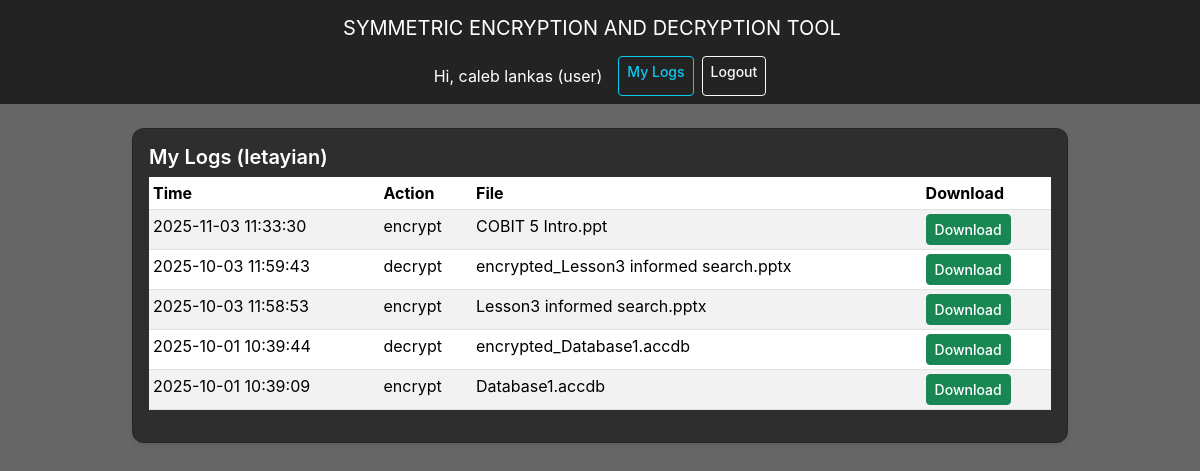
Screenshot of /mylogs (signed in) with the database file from the repository.
### tables this page shows
CREATE TABLE logs (
            id INTEGER PRIMARY KEY AUTOINCREMENT,
            action TEXT,
            filename TEXT,
            user TEXT,
            file_path TEXT,
            timestamp DATETIME DEFAULT CURRENT_TIMESTAMP
        );

### app.py (the view)
@app.route("/mylogs")
def mylogs():
    if "username" not in session:
        return redirect(url_for("login"))
    logs = get_user_logs(session.get("username"))
    return render_template("mylogs.html", logs=logs, user=session.get("username"), role=session.get("role", "user"))

### database.py (called while the page is built)
def _conn():
    return sqlite3.connect(DB_NAME)

def get_user_logs(username):
    conn = _conn()
    c = conn.cursor()
    c.execute("SELECT * FROM logs WHERE user = ? ORDER BY timestamp DESC", (username,))
    rows = c.fetchall()
    conn.close()
    return rows

### templates/mylogs.html
{% extends "base.html" %}
{% block content %}
<div class="card shadow-sm">
  <div class="card-body">
    <h5 class="card-title">My Logs ({{ user }})</h5>
    <table class="table table-sm table-striped">
      <thead>
        <tr><th>Time</th><th>Action</th><th>File</th><th>Download</th></tr>
      </thead>
      <tbody>
        {% for log in logs %}
          <tr>
            <td>{{ log[5] }}</td>
            <td>{{ log[1] }}</td>
            <td>{{ log[2] }}</td>
            <td>
              {% if log[4] %}
                <a class="btn btn-sm btn-success" href="{{ url_for('download', filename=log[4]) }}">Download</a>
              {% else %}
                <span class="text-muted">N/A</span>
              {% endif %}
            </td>
          </tr>
        {% else %}
          <tr><td colspan="4" class="text-center">No logs yet</td></tr>
        {% endfor %}
      </tbody>
    </table>
  </div>
</div>
{% endblock %}

### static/style.css (style rules this page uses)
body { font-family: Inter, system-ui, -apple-system, "Segoe UI", Roboto, "Helvetica Neue", Arial; }
.card { border-radius: 8px; }
body { font-family: Inter, system-ui, -apple-system, "Segoe UI", Roboto, "Helvetica Neue", Arial; background: linear-gradient(rgba(0,0,0,0.6), rgba(0,0,0,0.6)), url("../static/background.jpg") no-repeat center center fixed; background-size: cover; color: #fff; min-height: 100vh; margin: 0; }
.card { border-radius: 12px; background: rgba(0, 0, 0, 0.55); backdrop-filter: blur(6px); -webkit-backdrop-filter: blur(6px); color: #fff; box-shadow: 0 4px 20px rgba(0,0,0,0.4); }
.card h4, .card h5, .card label { color: #fff; font-weight: 600; }
.btn { font-weight: 500; }

### rows the page displays
logs: timestamp "2025-11-03 11:33:30", action "encrypt", filename "COBIT 5 Intro.ppt"
logs: timestamp "2025-10-03 11:59:43", action "decrypt", filename "encrypted_Lesson3 informed search.pptx"
logs: timestamp "2025-10-03 11:58:53", action "encrypt", filename "Lesson3 informed search.pptx"
logs: timestamp "2025-10-01 10:39:44", action "decrypt", filename "encrypted_Database1.accdb"
logs: timestamp "2025-10-01 10:39:09", action "encrypt", filename "Database1.accdb"

### other values shown
{{ session.get('first_name', session['username']) }} "caleb"
{{ session.get('second_name','') }} "lankas"
{{ session['role'] }} "user"
{{ user }} "letayian"
